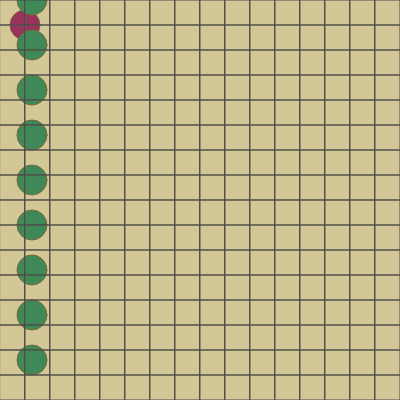
Frame 1 (no input)
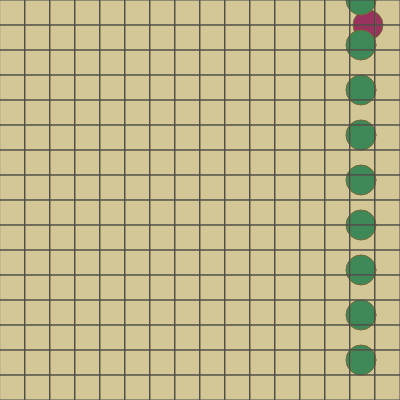
Frame 60 (no input)
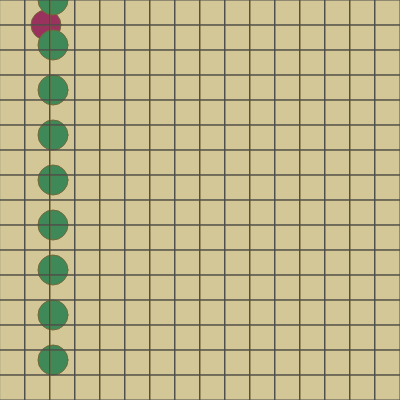
Frame 120 (the mouse pressed at the canvas centre since frame 60)

The p5.js sketch that drew these frames (run headless with seeded random() and noise() and a simulated clock; from frame 60 on, the mouse is pressed at the canvas centre):

// p5.js sketch
// ── sketch.js
var marcher, backgroundColor, marcherColor;

function setup () {
  createCanvas(400, 400);
  
  marcher = {
    x: 25,
    y: 25,
    size: 30,
    speed: 7,
  }
  
  backgroundColor = color("lightgrey");
  marcherColor = color("purple");
}

function draw () {
  background(backgroundColor);
  
  // #4 Draw a tile floor // Bonus Challenge
  
  // #2 Make the marcher march back and forth

  stroke(75);
  fill(marcherColor);
  ellipse(marcher.x, marcher.y, marcher.size, marcher.size);

  marcher.x = marcher.x + marcher.speed; //updates the position of the object based on the speed

if(marcher.x >= width){   //conditional statement that makes the object move accrose the canvas
  marcher.speed = -7;

  } else if(marcher.x < 1){
  marcher.speed = 7;
  
}

var cloneY = 0;
while (cloneY < width){     //this loop creates multiple cicles in the y direction
  fill(0,122,122);
  ellipse(marcher.x, cloneY, marcher.size, marcher.size);
  cloneY+=45;

}

for(var x = 0; x < width; x += 25){
  fill(212, 172, 13, 76);
for( var y = 0; y < height; y += 25){
  rect(x, y, 25, 25);

}

}



}
